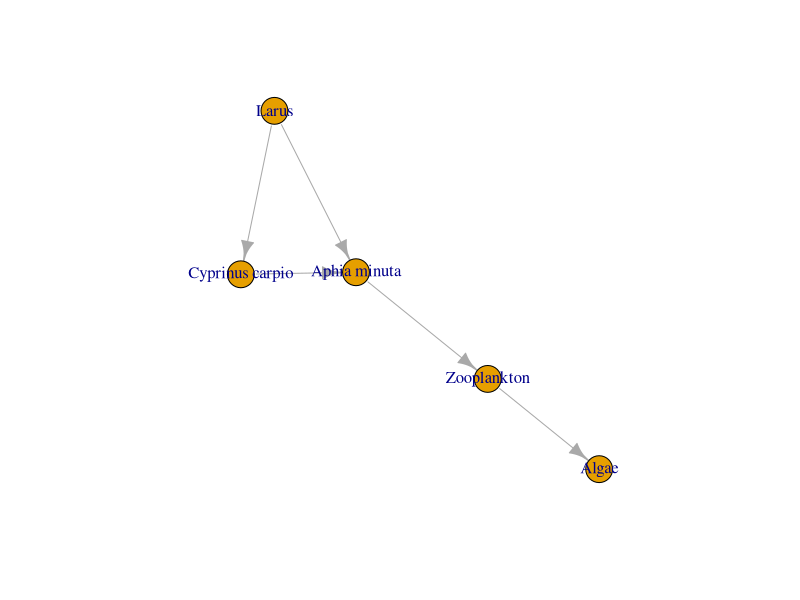
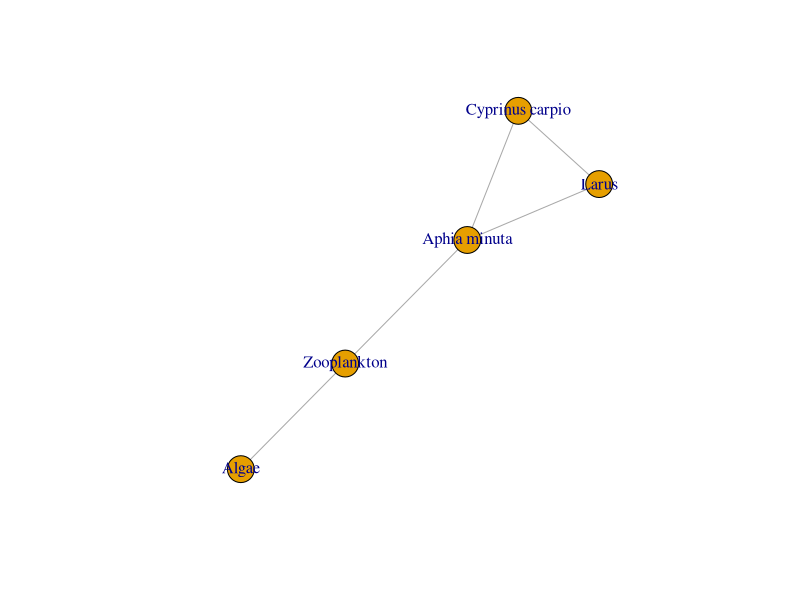
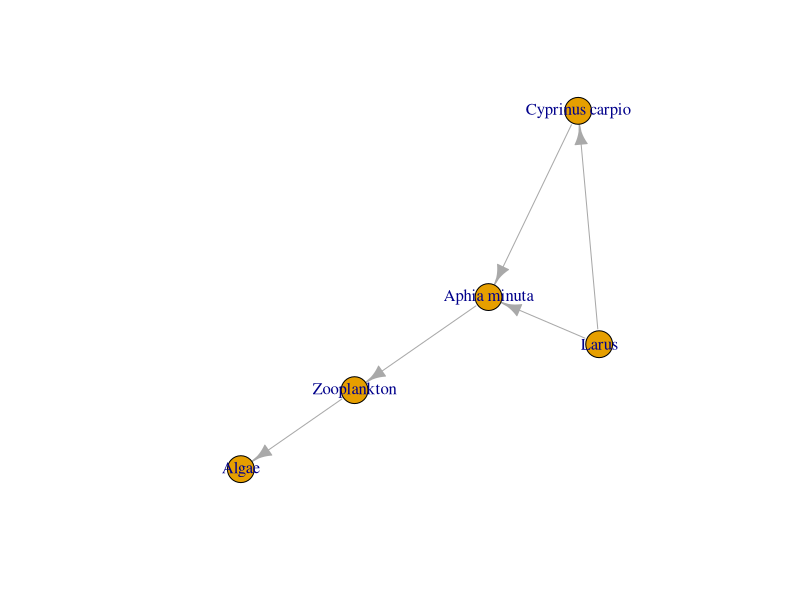

Reproduce these figures in R, in order.
#Contents of the lecture of Friday Oct. 23rd
# Code to develop graphs from species as nodes

# install.packages("igraph") # run once
library(igraph)


# The nodes
# species <- c("Algae", "Zooplankton", "Small Fish", "Large Fish", "Bird")
# Putting real species:
species <- c("Algae", "Zooplankton", "Aphia minuta", "Cyprinus carpio", "Larus")

# Interactions
# predator <- c("Zooplankton", "Small Fish", "Large Fish", "Bird", "Bird")
# prey <- c("Algae", "Zooplankton", "Small Fish", "Small Fish", "Large Fish")
# Putting real species:
predator <- c("Zooplankton", "Aphia minuta", "Cyprinus carpio", "Larus", "Larus")
prey <- c("Algae", "Zooplankton", "Aphia minuta", "Aphia minuta", "Cyprinus carpio")

# Exercise: create a dataframe with predators and preys inside
interactions <- data.frame(predator, prey)

# Building the graph
graph <- graph_from_data_frame(interactions, vertices=species) # directed=TRUE is the default
plot(graph)

# Building the graph without diretcions
graph <- graph_from_data_frame(interactions, vertices=species, directed=FALSE) # directed is the default
plot(graph)

# The graph will maintain the same interactions but with a different representation
# The seed!!!
set.seed(42)
graph <- graph_from_data_frame(interactions, vertices=species) # directed=TRUE is the default
plot(graph)
